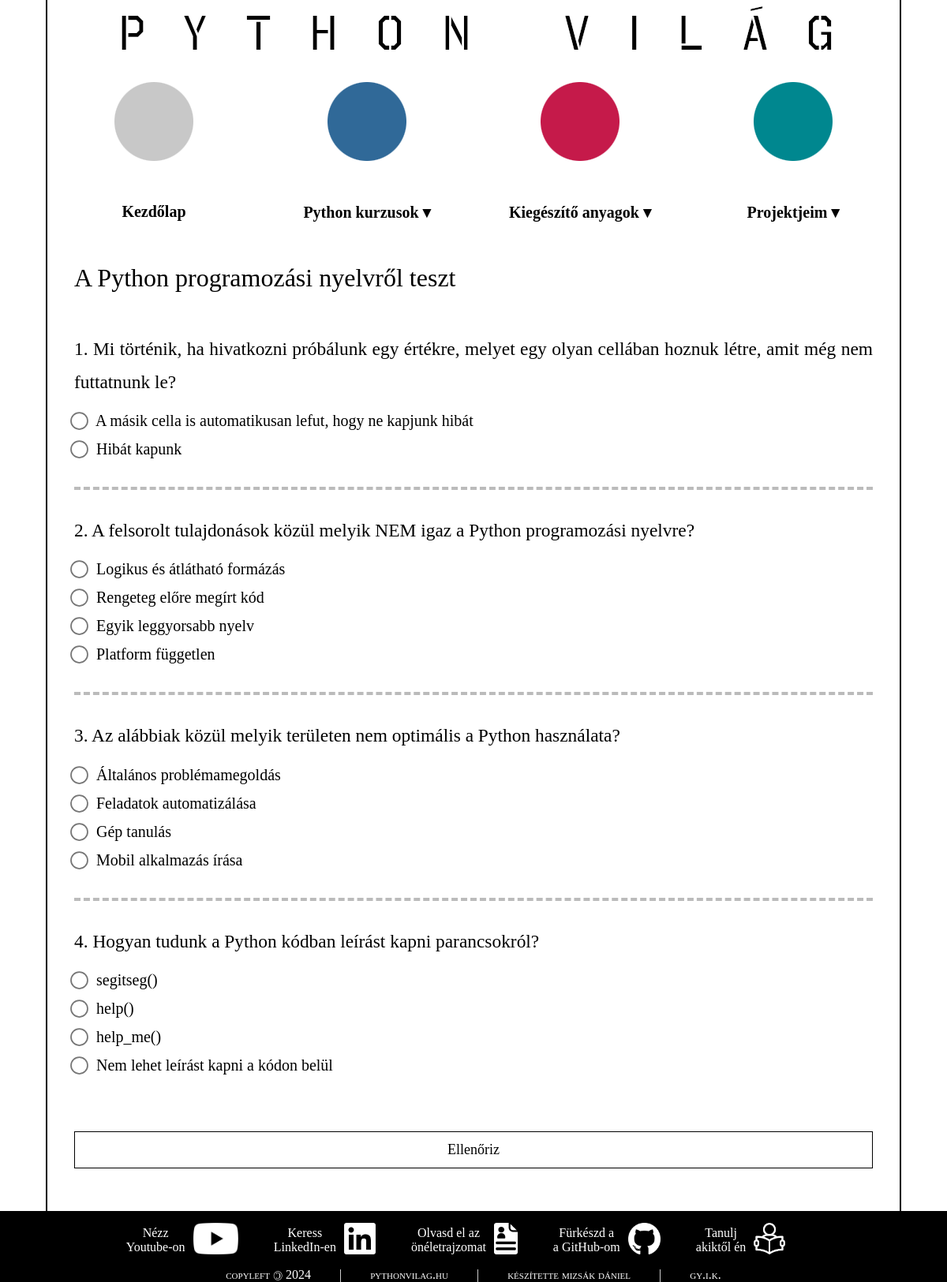
Screenshot of /pv/python/python_alapjai/01_A_Python_programozasi_nyelvrol/assessment/ with the database file from the repository.
### pythonvilag_website/models.py (models this page shows, shortened)
class Lesson(db.Model):  # type: ignore[name-defined, misc]
    id = db.Column(db.Integer, primary_key=True)
    order = db.Column(db.Integer)
    date_posted = db.Column(db.String(25), nullable=False, default=datetime.now(tz=UTC).strftime("%Y-%m-%d"))
    title = db.Column(db.String(50), unique=True, nullable=False)
    url = db.Column(db.String(50), unique=True, nullable=False)
    description = db.Column(db.String(1000), nullable=False)
    secret_word = db.Column(db.String(30), unique=True)
    image = db.Column(db.String(50), nullable=False, default="default.png")
    category_id = db.Column(db.Integer, db.ForeignKey("category.id"), nullable=False)
    assessments = db.relationship("Assessment", backref="Lesson", lazy=True)

class Assessment(db.Model):  # type: ignore[name-defined, misc]
    id = db.Column(db.Integer, primary_key=True)
    order = db.Column(db.Integer)
    question = db.Column(db.String(500), nullable=False)
    options = db.Column(db.String(5000), nullable=False)
    answer = db.Column(db.String(500), nullable=False)
    lesson_id = db.Column(db.Integer, db.ForeignKey("lesson.id"), nullable=False)

### pythonvilag_website/routes.py (the view)
@app.route("/pv/<category>/<subcategory>/<url>/assessment/", methods=["GET", "POST"])
def open_assessment(category: str, subcategory: str, url: str) -> str:
    category_id = db.session.execute(
        db.select(Category.id).filter_by(category=category, subcategory=subcategory),
    ).scalar_one()
    lesson_id = db.session.execute(
        db.select(Lesson.id).filter_by(category_id=category_id, url=url),
    ).scalar_one()
    questions = (
        db.session.execute(db.select(Assessment).filter_by(lesson_id=lesson_id).order_by(Assessment.order))
        .scalars()
        .all()
    )
    title = db.session.execute(db.select(Lesson.title).filter_by(id=lesson_id)).scalar_one()
    if len(questions) != 0:
        secret_word = db.session.execute(
            db.select(Lesson.secret_word).filter_by(category_id=category_id, url=url),
        ).scalar_one()
        for index, _ in enumerate(questions):
            questions[index].options = questions[index].options.split("\n")
        answers = {}
        if request.method == "POST":
            for question in questions:
                answers[question.question] = request.form.get(question.question)
        return render_template(
            "site/assessment.html",
            title=title,
            questions=questions,
            answers=answers,
            secret_word=secret_word,
        )
    return abort(404)

### pythonvilag_website/templates/site/assessment.html (shortened to what this page needs)
{% extends "site/base.html" %}
{% block content %}
<div class="title">
  <h1>{{ title }} teszt</h1>
</div>
<div class="description">
  <form method="POST" action="">
    {% set correct_count = namespace(value=0) %}
    {% for question in questions %}
    <h3>{{ question.order }}. {{ question.question }}</h3>
    {% for option in question.options %}
    {% if option == answers[question.question] %}
    <input type="radio" id="{{ option }}" name="{{ question.question }}" value="{{ option }}" checked="checked">
    {% if question.answer == answers[question.question] %}
    {% set correct_count.value = correct_count.value + 1 %}
    <span style="color:green"><label for="{{ option }}">{{ option }}</label></span>
    ✅
    {% else %}
    <span style="color:red"><label for="{{ option }}">{{ option }}</label></span>
    ❌
    {% endif %}
    {% else %}
    <input type="radio" id="{{ option }}" name="{{ question.question }}" value="{{ option }}">
    <label for="{{ option }}">{{ option }}</label>
    {% endif %}<br>
    {% endfor %}
    {% if not loop.last %}
    <div class="dashed"></div>
    {% endif %}
    {% endfor %}
    <br>
    {% if correct_count.value == questions|length %}
    <div class="secret_word">
      Gratulálok az összes megoldásod helyes! A leckéhez tartozó titkos szó:
      <div class="secret_word_solution">
        {{ secret_word }}
      </div>
    </div>
    {% else %}
    <button type="submit" class="assessment_button">Ellenőriz</button>
    {% endif %}
  </form>
</div>
{% endblock content %}

### pythonvilag_website/static/css/assessment.css (style rules this page uses)
.assessment_button { font-size: 18px; display: flex; vertical-align: middle; overflow: hidden; text-decoration: none; justify-content: center; cursor: pointer; white-space: nowrap; padding: 12px 24px !important; color: #000 !important; background-color: #fff; border: 1px solid #000 !important; width: 100%; margin-top: 30px; }
input[type=radio] { transform: scale(1.75); margin-right: 10px; }
.dashed { margin: 30px 0 30px 0; border-top: 4px dashed #bbb; }

### pythonvilag_website/static/css/base.css (style rules this page uses)
* { box-sizing: border-box; margin: 0; padding: 0; font-family: Verdana, serif; list-style: none; }
body, html { width: 100%; background-image: url("../images/site/pattern.png"); background-repeat: repeat; background-color: #000000; }
h1, h2, h3, h4, h5, h6 { font-weight: 400; margin: 10px 0; }
.title { margin: 34px 34px 50px 34px; }
.description { margin: 20px 34px; font-size: 20px; line-height: 1.8; text-align: justify; }

### rows the page displays
Lesson: title "A Python programozási nyelvről"
Assessment: order "1", question "Mi történik, ha hivatkozni próbálunk egy értékre, melyet egy olyan cellában hoznuk létre, amit még nem futtatnunk le?", options "A másik cella is automatikusan lefut, hogy ne kapjunk hibát" "Hibát kapunk"
Assessment: order "2", question "A felsorolt tulajdonások közül melyik NEM igaz a Python programozási nyelvre?", options "Logikus és átlátható formázás" "Rengeteg előre megírt kód" "Egyik leggyorsabb nyelv" "Platform független"
Assessment: order "3", question "Az alábbiak közül melyik területen nem optimális a Python használata?", options "Általános problémamegoldás" "Feladatok automatizálása" "Gép tanulás" "Mobil alkalmazás írása"
Assessment: order "4", question "Hogyan tudunk a Python kódban leírást kapni parancsokról?", options "segitseg()" "help()" "help_me()" "Nem lehet leírást kapni a kódon belül"
